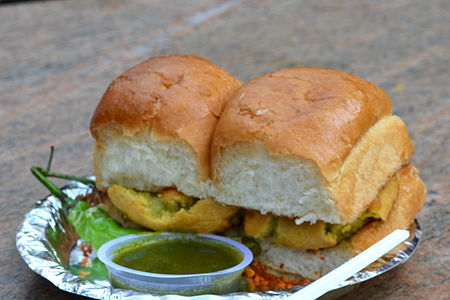
#> input picture bing_images/0.jpg, 450 x 300 px, found by its file name; its folder holds 4 pictures in this run
$ python resize.py   (Python 2 division)   (older library calls are emulated)
#> lines starting #> are read from the running program, lines starting #| are printed output that depends on the picture
from PIL import Image
import os

'''
Resize the downloaded images from bing and google to 300x300
'''

path_bing ='/home/siddharth/vadaPav/bing_images/'
path_google = '/home/siddharth/vadaPav/google_images/'
ctr = 0       # No of images from bing used so that names don't overlap

def resize(img_path,i):
#> called with i = 0
    img = Image.open(img_path)
#> img is the input picture: PIL image 450x300 RGB; mean R, G, B 147.6, 134.8, 113.2
    img = img.resize((300,300),Image.ANTIALIAS)
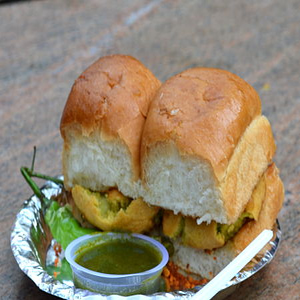
#> img: PIL image 300x300 RGB; mean R, G, B 147.6, 134.8, 113.2
    try:
        img.save('/home/siddharth/vadaPav/transformed/'+str(i)+'.jpg')
    except:
        print "except"


for i in enumerate(os.listdir(path_bing)):
  resize(path_bing + i[1],i[0])
  ctr = i[0]
#> pass 2 of the loop `for i in enumerate(os.listdir(path_bing)):`:
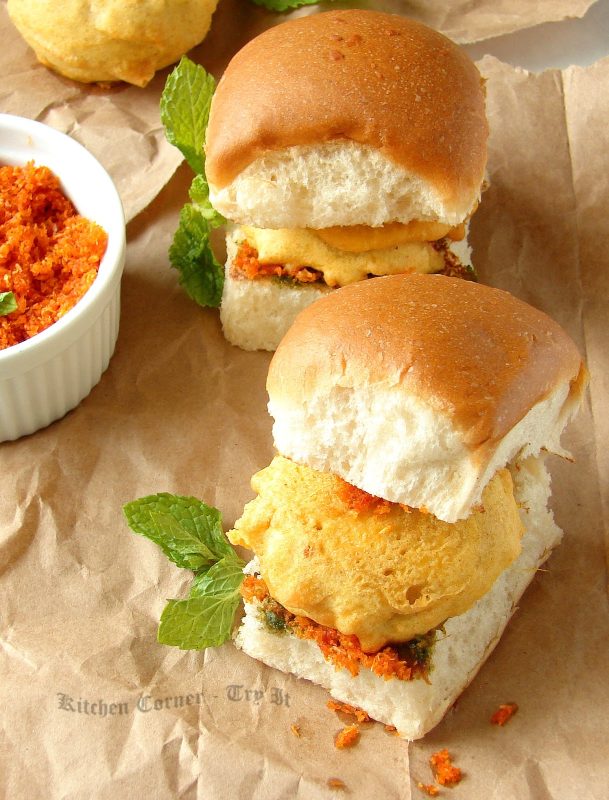
#> input picture bing_images/10.jpg, 1218 x 1600 px, found by its file name (shown at 1/2 size)
#> in resize, img is the input picture: PIL image 1218x1600 RGB; mean R, G, B 194, 150, 90.4
#> in resize (call 2), `img = img.resize((300,300),Image.ANTIALIAS)`:
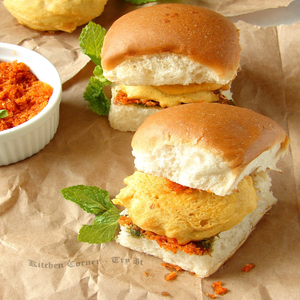
#> img: PIL image 300x300 RGB; mean R, G, B 194, 150, 90.4
#> pass 3 of the loop `for i in enumerate(os.listdir(path_bing)):`:
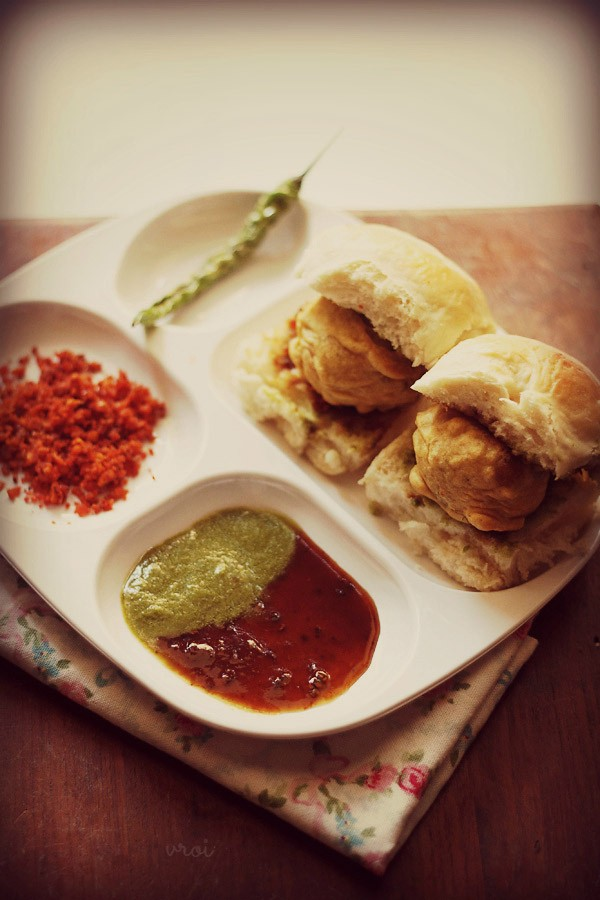
#> input picture bing_images/106.jpg, 600 x 900 px, found by its file name
#> in resize, img is the input picture: PIL image 600x900 RGB; mean R, G, B 154.5, 120, 96.7
#> in resize (call 3), `img = img.resize((300,300),Image.ANTIALIAS)`:
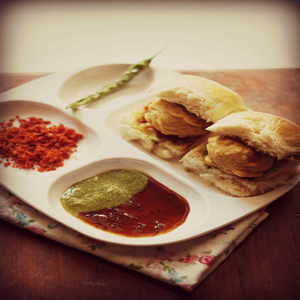
#> img: PIL image 300x300 RGB; mean R, G, B 154.5, 120, 96.8
#> the loop made 4 passes; the first 3 are shown
#> (the run stopped early here; a loop or call above may not have finished)
